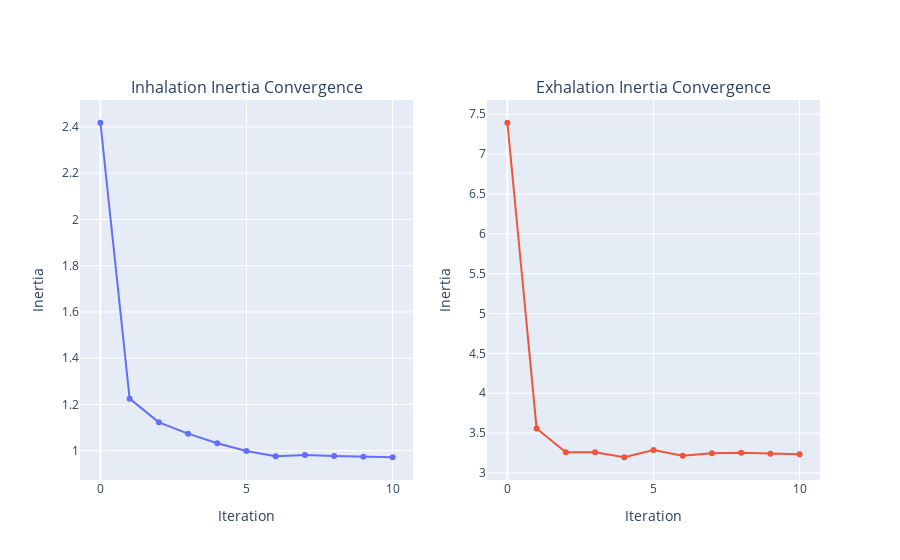

The code cell stored with this chart in its notebook:
### Code cell
pipe.plot_intertia()

### Figure 1 — Plotly figure (JSON) as saved in the notebook; plotly's stock layout.template omitted (floating-point values rounded to 4 significant figures)
{"data": [{"type": "scatter", "xaxis": "x", "y": [2.418, 1.225, 1.123, 1.074, 1.032, 0.9983, 0.9761, 0.9813, 0.9765, 0.9737, 0.9716], "yaxis": "y"}, {"type": "scatter", "xaxis": "x2", "y": [7.392, 3.559, 3.259, 3.258, 3.197, 3.289, 3.217, 3.247, 3.252, 3.24, 3.236], "yaxis": "y2"}], "layout": {"annotations": [{"font": {"size": 16}, "showarrow": false, "text": "Inhalation Inertia Convergence", "x": 0.225, "xanchor": "center", "xref": "paper", "y": 1, "yanchor": "bottom", "yref": "paper"}, {"font": {"size": 16}, "showarrow": false, "text": "Exhalation Inertia Convergence", "x": 0.775, "xanchor": "center", "xref": "paper", "y": 1, "yanchor": "bottom", "yref": "paper"}], "showlegend": false, "xaxis": {"anchor": "y", "domain": [0, 0.45], "title": {"text": "Iteration"}}, "xaxis2": {"anchor": "y2", "domain": [0.55, 1], "title": {"text": "Iteration"}}, "yaxis": {"anchor": "x", "domain": [0, 1], "title": {"text": "Inertia"}}, "yaxis2": {"anchor": "x2", "domain": [0, 1], "title": {"text": "Inertia"}}}}
